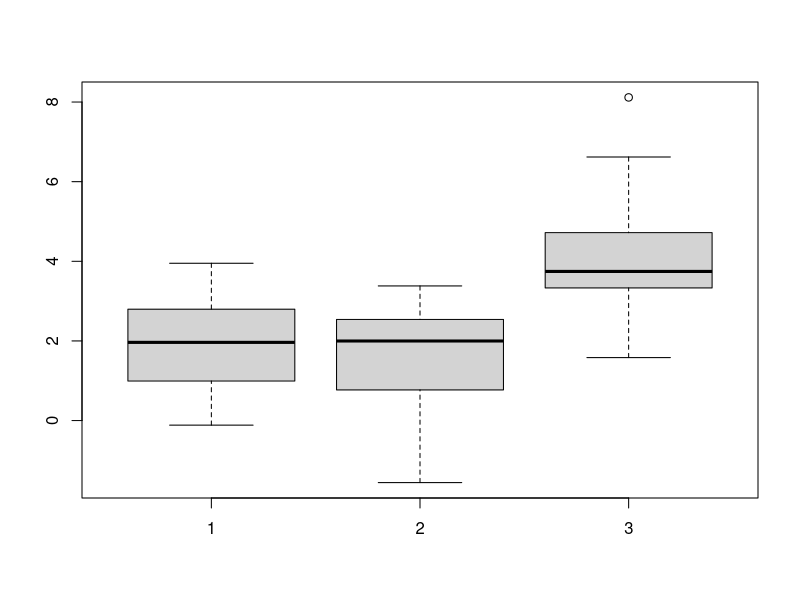

Recreate this plot in R.
## ---- chunk 1
# We are going to need to load a package called dplyr for this. If you do not have 
# the dplyr package, then please run install.packages("dplyr") in the console first.
library(dplyr)
## ---- chunk 2
# Use a sample size of 20 for all of the samples. Set the mean of the first two samples as 2 and set the 
# mean of the last sample as 4. Use a standard deviation of 1.5 for all samples. We are going to call
# the three samples x1, x2, and x3. 
x1 = rnorm(20, mean = 2, sd = 1.5)
x2 = rnorm(20, mean = 2, sd = 1.5)
x3 = rnorm(20, mean = 4, sd = 1.5)
# Let's look at the mean and spread of each of our samples using the boxplot() function. 
boxplot(x1,x2,x3)
## ---- chunk 3
# Let's bind the example data together using cbind() and then put it into a dataframe with data.frame(). 
# Let's call our new dataframe data. 
data = data.frame(cbind(x1,x2,x3))

# Take a look at the dataframe we just made. Right now we have each group organized into a different 
# column. This format is easy for a person to understand but hard for a computer to understand. It is not
# tidy. We need to organize it so that all of the sample values are in one column and the group each 
# value belongs to is in a 2nd column. We can do this very easily with the stack() function which 
# automatically organizes our data this way. 
data = stack(data)
  
# look at our reorganized dataframe and think about how it has changed. 
View(data)  
  
# The last thing we are going to do is use dplyr's rename() function to change the column name "ind" to 
# "group".
data = rename(data, group = ind)

# Now our data is all set for ANOVA!
## ---- chunk 4
# In order to run an ANOVA test, we are going to need to use R's linear regression function lm()
# Why are we using linear regression for ANOVA? Because ANOVA is actually a special application of linear
# regression! We may explore this more in future workshops, but for now do not worry about it. 

# Run help(lm). Focus on the first two arguments. 
help(lm)

# Wait, what is a formula class object? 
# Formula class objects are specified using a tilde (~) and are used to specify a relationship between 
# two vectors.
# Essentially, when you type A~B you are saying that you want to test if variable A is dependent on B.
# The first term is the response variable in your data and the second is the explanatory variable. 
# The specifics of what a formula object actually is in R are complicated and beyond this workshop. 
# If you want more details, look up ?formula after the workshop.  

# Ok, now we can actually use lm() by specifying the formula and data arguments. Run lm and save the 
# output in a variable named Av_object
# Hint: what are our response and explanatory variables? Specify the variables using the column names.
Av_object = lm(values~group,data = data) 

# Now we are ready to actually run the ANOVA test using the anova() function. 
anova(Av_object)

